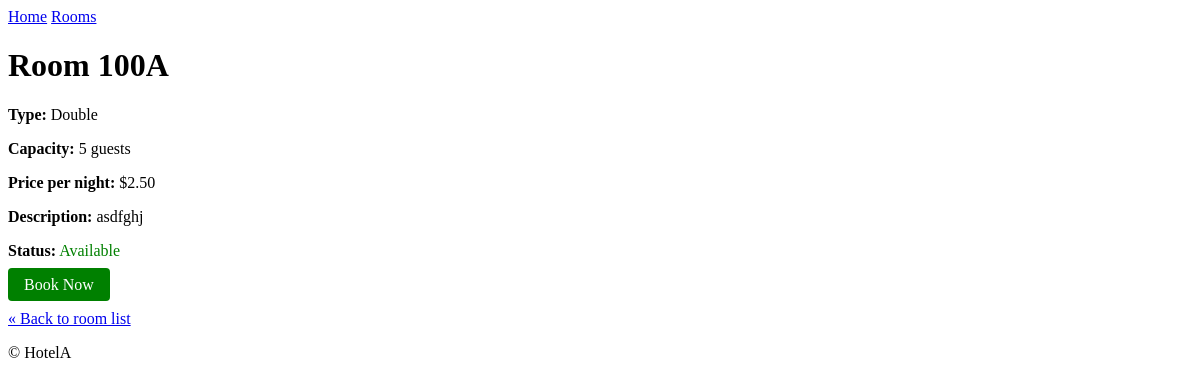
/rooms/1/, run on an earlier commit of the app's database.
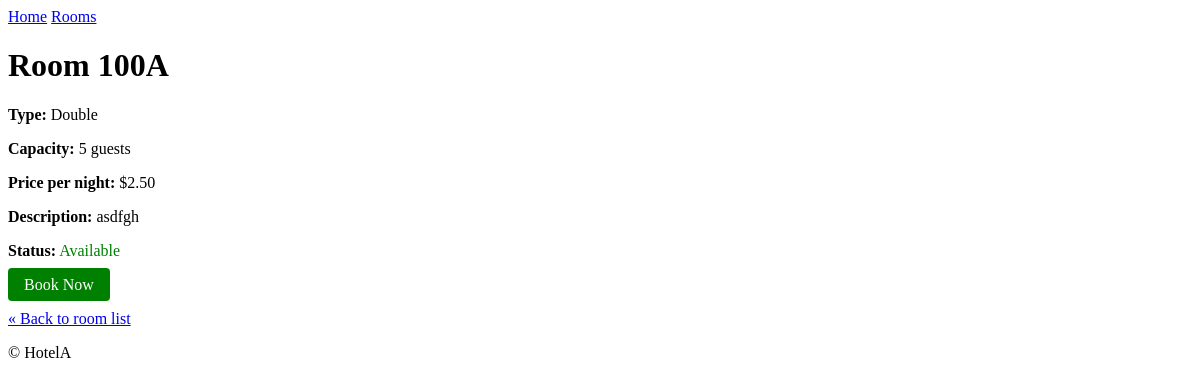
And on a later commit of the database.
### hotel/models.py (models this page shows, shortened)
class Room(models.Model):
    class RoomType(models.TextChoices):
        SINGLE = 'single', 'Single'
        DOUBLE = 'double', 'Double'
        SUITE = 'suite', 'Suite'
        FAMILY = 'family', 'Family'
        DELUXE = 'deluxe', 'Deluxe'
    room_number = models.CharField(max_length=10, unique=True)
    room_type = models.CharField(
        max_length=10,
        choices=RoomType.choices,
        default=RoomType.SINGLE,
    )
    capacity = models.PositiveSmallIntegerField()
    price_per_night = models.DecimalField(max_digits=10, decimal_places=2)
    description = models.TextField(blank=True, null=True)
    is_available = models.BooleanField(default=True)
    class Meta:
        ordering = ['room_number']

### hotel/views.py (the view)
# urls.py: path('rooms/<int:pk>/', RoomDetailView.as_view(), name='detail'),
class RoomDetailView(DetailView):
    model = Room
    template_name = 'rooms/detail.html'
    context_object_name = 'room'

### hotel/templates/rooms/detail.html
{% extends "base.html" %}
{% block content %}
  <h1>Room {{ room.room_number }}</h1>
  <p><strong>Type:</strong> {{ room.get_room_type_display }}</p>
  <p><strong>Capacity:</strong> {{ room.capacity }} guest{{ room.capacity|pluralize }}</p>
  <p><strong>Price per night:</strong> ${{ room.price_per_night }}</p>
  {% if room.description %}
    <p><strong>Description:</strong> {{ room.description }}</p>
  {% endif %}
  <p>
    <strong>Status:</strong>
    {% if room.is_available %}
      <span style="color: green;">Available</span>
    {% else %}
      <span style="color: red;">Booked</span>
    {% endif %}
  </p>
  {% if room.is_available %}
    <p><a href="{% url 'book' room.pk %}" style="color: white; background-color: green; padding: 8px 16px; border-radius: 4px; text-decoration: none;">Book Now</a></p>
  {% endif %}
  <p><a href="{% url 'list' %}">« Back to room list</a></p>
{% endblock %}

What changed in the data, as far as the page shows it:
changed Room "Double": description "asdfghj" → "asdfgh"
